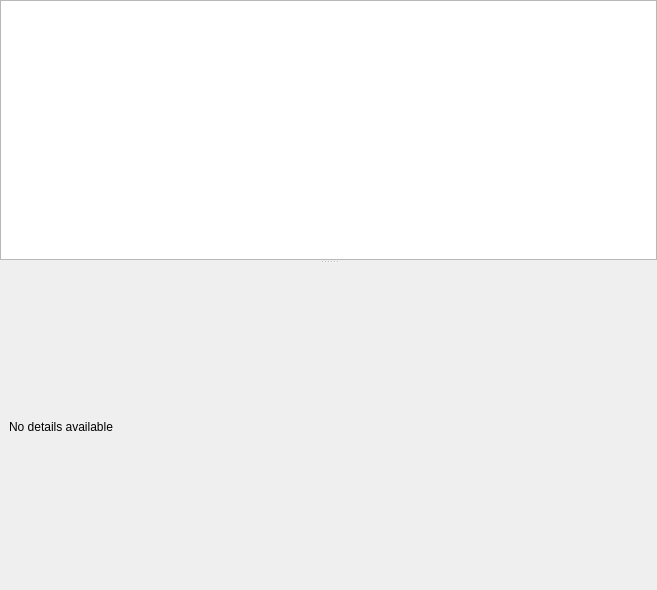
<?xml version="1.0" encoding="UTF-8"?>
<!--
    SPDX-FileCopyrightText: 2019 Volker Krause <vkrause@kde.org>
    SPDX-License-Identifier: LGPL-2.0-or-later
-->
<ui version="4.0">
 <class>Uic9183Widget</class>
 <widget class="QWidget" name="Uic9183Widget">
  <property name="geometry">
   <rect>
    <x>0</x>
    <y>0</y>
    <width>657</width>
    <height>590</height>
   </rect>
  </property>
  <layout class="QVBoxLayout" name="verticalLayout">
   <property name="leftMargin">
    <number>0</number>
   </property>
   <property name="topMargin">
    <number>0</number>
   </property>
   <property name="rightMargin">
    <number>0</number>
   </property>
   <property name="bottomMargin">
    <number>0</number>
   </property>
   <item>
    <widget class="QSplitter" name="splitter">
     <property name="orientation">
      <enum>Qt::Vertical</enum>
     </property>
     <widget class="QTreeView" name="blockView">
      <property name="contextMenuPolicy">
       <enum>Qt::CustomContextMenu</enum>
      </property>
      <property name="rootIsDecorated">
       <bool>false</bool>
      </property>
      <attribute name="headerStretchLastSection">
       <bool>false</bool>
      </attribute>
     </widget>
     <widget class="QStackedWidget" name="detailsStack">
      <property name="currentIndex">
       <number>0</number>
      </property>
      <widget class="QWidget" name="noDetailsPage">
       <layout class="QVBoxLayout" name="verticalLayout_2">
        <item>
         <widget class="QLabel" name="label">
          <property name="text">
           <string>No details available</string>
          </property>
         </widget>
        </item>
       </layout>
      </widget>
      <widget class="QWidget" name="layoutPage">
       <layout class="QVBoxLayout" name="verticalLayout_3">
        <property name="leftMargin">
         <number>0</number>
        </property>
        <property name="topMargin">
         <number>0</number>
        </property>
        <property name="rightMargin">
         <number>0</number>
        </property>
        <property name="bottomMargin">
         <number>0</number>
        </property>
        <item>
         <layout class="QFormLayout" name="formLayout">
          <item row="0" column="0">
           <widget class="QLabel" name="label_2">
            <property name="text">
             <string>Layout template:</string>
            </property>
            <property name="buddy">
             <cstring>ticketLayoutTemplate</cstring>
            </property>
           </widget>
          </item>
          <item row="0" column="1">
           <widget class="QComboBox" name="ticketLayoutTemplate"/>
          </item>
         </layout>
        </item>
        <item>
         <widget class="QTableView" name="ticketLayoutView">
          <property name="selectionMode">
           <enum>QAbstractItemView::ContiguousSelection</enum>
          </property>
         </widget>
        </item>
        <item>
         <widget class="QLabel" name="ticketLayoutSelection"/>
        </item>
       </layout>
      </widget>
      <widget class="QWidget" name="vendor0080BLPage">
       <layout class="QVBoxLayout" name="verticalLayout_4">
        <property name="leftMargin">
         <number>0</number>
        </property>
        <property name="topMargin">
         <number>0</number>
        </property>
        <property name="rightMargin">
         <number>0</number>
        </property>
        <property name="bottomMargin">
         <number>0</number>
        </property>
        <item>
         <widget class="QTreeView" name="vendor0080BLView">
          <property name="rootIsDecorated">
           <bool>false</bool>
          </property>
          <attribute name="headerStretchLastSection">
           <bool>false</bool>
          </attribute>
         </widget>
        </item>
       </layout>
      </widget>
      <widget class="QWidget" name="genericPage">
       <layout class="QVBoxLayout" name="verticalLayout_5">
        <property name="leftMargin">
         <number>0</number>
        </property>
        <property name="topMargin">
         <number>0</number>
        </property>
        <property name="rightMargin">
         <number>0</number>
        </property>
        <property name="bottomMargin">
         <number>0</number>
        </property>
        <item>
         <widget class="QTreeView" name="genericBlockView"/>
        </item>
       </layout>
      </widget>
     </widget>
    </widget>
   </item>
  </layout>
 </widget>
 <resources/>
 <connections/>
</ui>
